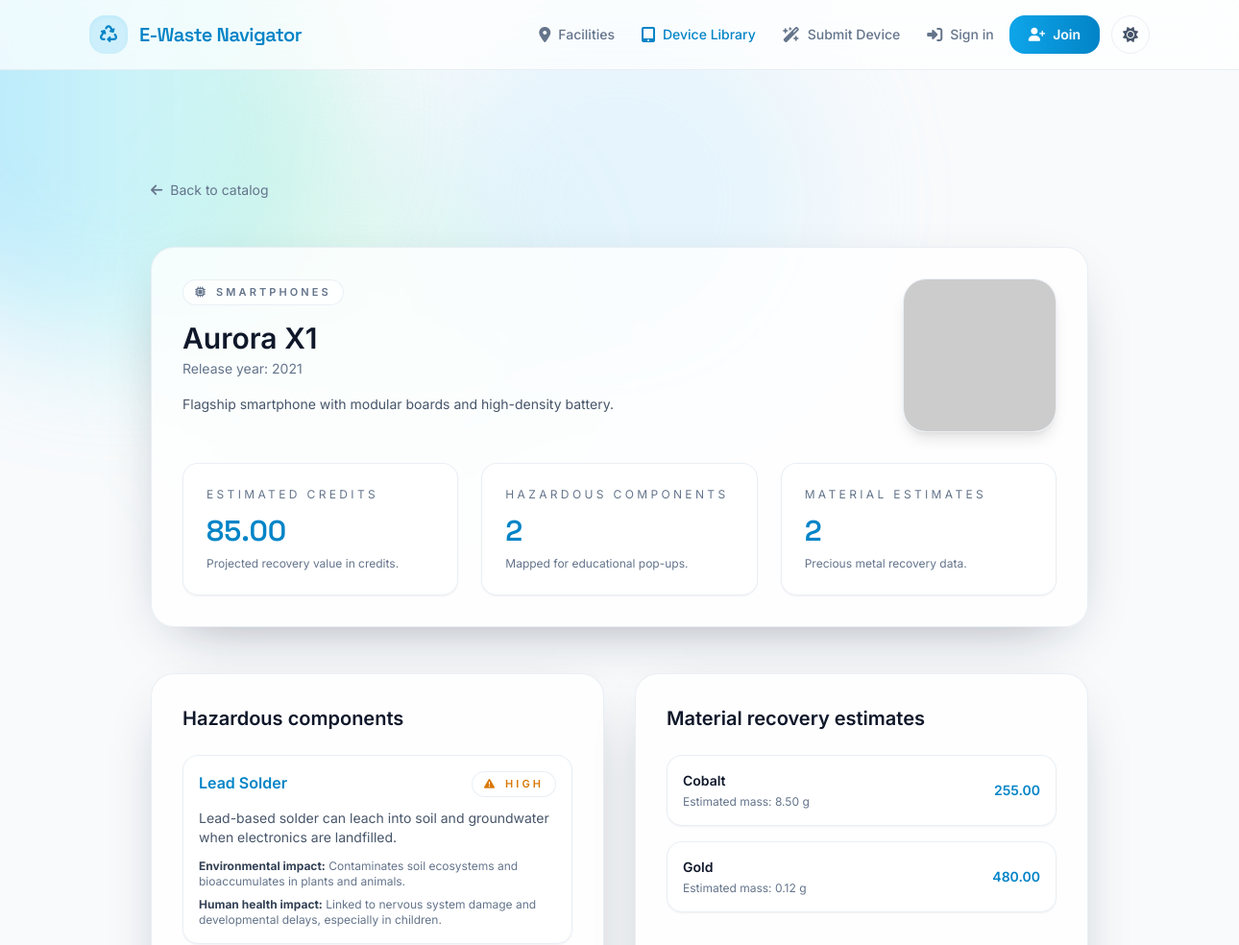
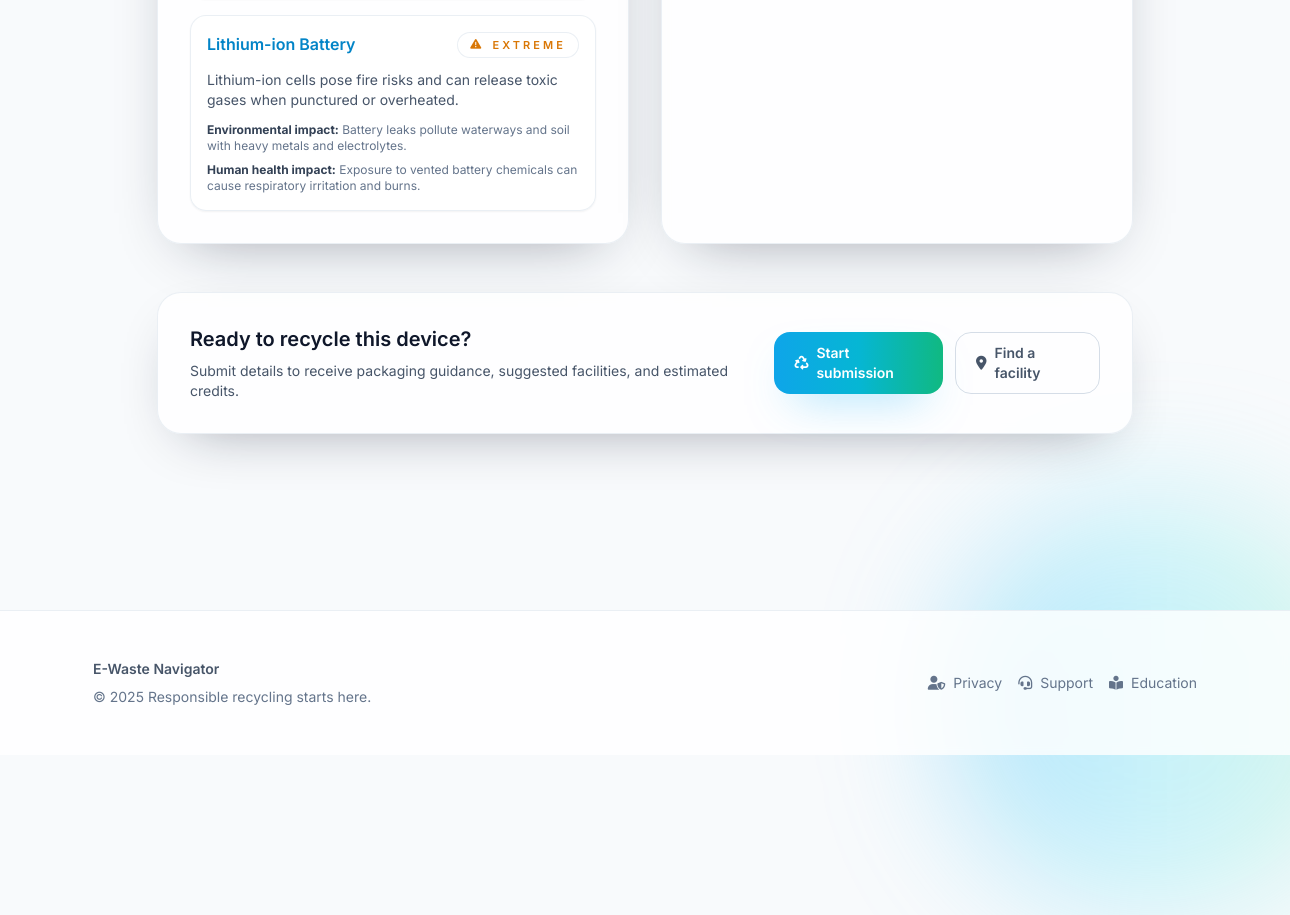
Page /devices/catalog/aurora-x1-smartphone/ on the committed database (2 pictures, top to bottom).
### devices/models.py (models this page shows, shortened)
class DeviceModel(models.Model):
	category = models.ForeignKey(DeviceCategory, related_name="devices", on_delete=models.CASCADE)
	manufacturer = models.CharField(max_length=120)
	model_name = models.CharField(max_length=150)
	slug = models.SlugField(max_length=180, unique=True)
	release_year = models.PositiveIntegerField(null=True, blank=True)
	description = models.TextField(blank=True)
	components = models.ManyToManyField(
		'education.HazardousComponent',
		related_name='device_models',
		blank=True,
	)
	estimated_points = models.DecimalField(max_digits=9, decimal_places=2, default=Decimal("0.00"))
	estimated_recovery_notes = models.TextField(blank=True)
	image_url = models.URLField(blank=True)
	created_at = models.DateTimeField(auto_now_add=True)
	updated_at = models.DateTimeField(auto_now=True)
	class Meta:
		ordering = ["manufacturer", "model_name"]
		unique_together = ("manufacturer", "model_name")
	def __str__(self) -> str:
		return f"{self.manufacturer} {self.model_name}"

class DeviceCategory(models.Model):
	name = models.CharField(max_length=120, unique=True)
	slug = models.SlugField(max_length=130, unique=True)
	description = models.TextField(blank=True)
	icon = models.CharField(max_length=60, blank=True)
	class Meta:
		ordering = ["name"]

class DeviceMaterialEstimate(models.Model):
	device = models.ForeignKey(DeviceModel, related_name="material_estimates", on_delete=models.CASCADE)
	material_name = models.CharField(max_length=100)
	estimated_mass_grams = models.DecimalField(max_digits=10, decimal_places=2)
	estimated_value = models.DecimalField(max_digits=9, decimal_places=2, default=Decimal("0.00"))
	class Meta:
		ordering = ["material_name"]

### education/models.py (models this page shows, shortened)
class HazardousComponent(models.Model):
	LOW = "low"
	MODERATE = "moderate"
	HIGH = "high"
	EXTREME = "extreme"
	HAZARD_LEVEL_CHOICES = [
		(LOW, "Low"),
		(MODERATE, "Moderate"),
		(HIGH, "High"),
		(EXTREME, "Extreme"),
	]
	name = models.CharField(max_length=150)
	slug = models.SlugField(max_length=160, unique=True)
	hazard_level = models.CharField(
		max_length=20,
		choices=HAZARD_LEVEL_CHOICES,
		default=MODERATE,
	)
	overview = models.TextField(help_text="High-level explanation of the component risk.")
	environmental_impact = models.TextField()
	human_health_impact = models.TextField()
	safe_handling_guidance = models.TextField(blank=True)
	last_reviewed = models.DateField(null=True, blank=True)
	created_at = models.DateTimeField(auto_now_add=True)
	updated_at = models.DateTimeField(auto_now=True)
	class Meta:
		ordering = ["name"]

### devices/views.py (the view)
# urls.py: path("catalog/<slug:slug>/", views.DeviceDetailView.as_view(), name="detail"),
class DeviceDetailView(DetailView):
    model = DeviceModel
    template_name = "devices/device_detail.html"
    slug_field = "slug"
    slug_url_kwarg = "slug"
    context_object_name = "device"

### devices/templates/devices/device_detail.html (shortened to what this page needs)
{% extends "base.html" %}
{% block content %}
<section class="page-section">
    <div class="layout-container max-w-5xl space-y-12">
        <a href="{% url 'devices:catalog' %}" class="inline-flex items-center gap-2 text-sm text-slate-500 transition hover:text-sky-600 dark:text-slate-400 dark:hover:text-sky-300">
            <i class="fa-solid fa-arrow-left"></i>
            Back to catalog
        </a>
        <div class="glass-card">
            <header class="flex flex-col gap-6 md:flex-row md:items-start md:justify-between">
                <div>
                    <span class="chip-badge"><i class="fa-solid fa-microchip"></i>{{ device.category.name }}</span>
                    <h1 class="mt-4 text-3xl font-semibold text-slate-900 dark:text-white">{{ device.manufacturer }} {{ device.model_name }}</h1>
                    {% if device.release_year %}
                        <p class="mt-1 text-sm text-slate-500 dark:text-slate-400">Release year: {{ device.release_year }}</p>
                    {% endif %}
                    <p class="mt-4 text-sm text-slate-600 leading-relaxed dark:text-slate-300">{{ device.description|default:"No narrative yet." }}</p>
                </div>
                {% if device.image_url %}
                    <img src="{{ device.image_url }}" alt="{{ device }}" class="h-40 w-40 rounded-3xl border border-slate-200/70 object-cover shadow-lg dark:border-slate-800/60">
                {% endif %}
            </header>
            <dl class="mt-8 grid gap-6 text-sm text-slate-600 md:grid-cols-3 dark:text-slate-300">
                <div class="subtle-card">
                    <dt class="card-meta">Estimated credits</dt>
                    <dd class="mt-3 font-display text-3xl font-semibold text-sky-600 dark:text-sky-200">{{ device.estimated_points }}</dd>
                    <p class="mt-2 text-xs text-slate-500 dark:text-slate-500">Projected recovery value in credits.</p>
                </div>
                <div class="subtle-card">
                    <dt class="card-meta">Hazardous components</dt>
                    <dd class="mt-3 font-display text-3xl font-semibold text-sky-600 dark:text-sky-200">{{ device.components.count }}</dd>
                    <p class="mt-2 text-xs text-slate-500 dark:text-slate-500">Mapped for educational pop-ups.</p>
                </div>
                <div class="subtle-card">
                    <dt class="card-meta">Material estimates</dt>
                    <dd class="mt-3 font-display text-3xl font-semibold text-sky-600 dark:text-sky-200">{{ device.material_estimates.count }}</dd>
                    <p class="mt-2 text-xs text-slate-500 dark:text-slate-500">Precious metal recovery data.</p>
                </div>
            </dl>
        </div>
        <section class="grid gap-8 lg:grid-cols-2">
            <article class="glass-card">
                <h2 class="text-xl font-semibold text-slate-900 dark:text-white">Hazardous components</h2>
                <ul class="mt-6 space-y-4">
                    {% for component in device.components.all %}
                        <li class="rounded-2xl border border-slate-200/70 bg-white/70 p-4 shadow-sm dark:border-slate-800/60 dark:bg-slate-900/60">
                            <div class="flex flex-col gap-3 sm:flex-row sm:items-start sm:justify-between">
                                <span class="text-base font-semibold text-sky-600 dark:text-sky-200">{{ component.name }}</span>
                                <span class="chip-badge text-amber-600 dark:text-amber-200"><i class="fa-solid fa-triangle-exclamation"></i>{{ component.get_hazard_level_display }}</span>
                            </div>
                            <p class="mt-3 text-sm text-slate-600 dark:text-slate-300">{{ component.overview }}</p>
                            <div class="mt-3 grid gap-2 text-xs text-slate-500 dark:text-slate-500">
                                <p><strong class="text-slate-700 dark:text-slate-300">Environmental impact:</strong> {{ component.environmental_impact }}</p>
                                <p><strong class="text-slate-700 dark:text-slate-300">Human health impact:</strong> {{ component.human_health_impact }}</p>
                            </div>
                        </li>
                    {% empty %}
                        <li class="text-sm text-slate-500 dark:text-slate-500">Assign hazardous components to power micro-learning experiences.</li>
                    {% endfor %}
                </ul>
            </article>
            <article class="glass-card">
                <h2 class="text-xl font-semibold text-slate-900 dark:text-white">Material recovery estimates</h2>
                <ul class="mt-6 space-y-4">
                    {% for estimate in device.material_estimates.all %}
                        <li class="flex items-center justify-between rounded-2xl border border-slate-200/70 bg-white/70 p-4 shadow-sm dark:border-slate-800/60 dark:bg-slate-900/60">
                            <div>
                                <p class="text-sm font-semibold text-slate-900 dark:text-white">{{ estimate.material_name }}</p>
                                <p class="mt-1 text-xs text-slate-500 dark:text-slate-500">Estimated mass: {{ estimate.estimated_mass_grams }} g</p>
                            </div>
                            <p class="text-sm font-semibold text-sky-600 dark:text-sky-200">{{ estimate.estimated_value }}</p>
                        </li>
                    {% empty %}
                        <li class="text-sm text-slate-500 dark:text-slate-500">Track grams of precious metals to refine reward predictions.</li>
                    {% endfor %}
                </ul>
            </article>
        </section>
        <section class="glass-card">
            <div class="flex flex-col gap-4 md:flex-row md:items-center md:justify-between">
                <div>
                    <h2 class="text-xl font-semibold text-slate-900 dark:text-white">Ready to recycle this device?</h2>
                    <p class="mt-2 text-sm text-slate-600 dark:text-slate-400">Submit details to receive packaging guidance, suggested facilities, and estimated credits.</p>
                </div>
                <div class="flex flex-col gap-3 sm:flex-row">
                    <a href="{% url 'devices:submit' %}?device={{ device.slug }}" class="primary-btn">
                        <i class="fa-solid fa-recycle"></i>
                        Start submission
                    </a>
                    <a href="{% url 'facilities:facility_list' %}" class="secondary-btn">
                        <i class="fa-solid fa-location-dot"></i>
                        Find a facility
                    </a>
                </div>
            </div>
        </section>
    </div>
</section>
{% endblock %}

### rows in the picture
DeviceModel: category.name "SMARTPHONES", manufacturer "Aurora", model_name "X1", release_year "2021", description "Flagship smartphone with modular boards and high-density battery.", estimated_points "85.00", components.count "2", material_estimates.count "2"
HazardousComponent: name "Lead Solder", hazard_level "HIGH", overview "Lead-based solder can leach into soil and groundwater when electronics are landfilled.", environmental_impact "Contaminates soil ecosystems and bioaccumulates in plants and animals.", human_health_impact "Linked to nervous system damage and developmental delays, especially in children."
HazardousComponent: name "Lithium-ion Battery", hazard_level "EXTREME", overview "Lithium-ion cells pose fire risks and can release toxic gases when punctured or overheated.", environmental_impact "Battery leaks pollute waterways and soil with heavy metals and electrolytes.", human_health_impact "Exposure to vented battery chemicals can cause respiratory irritation and burns."
DeviceMaterialEstimate: material_name "Cobalt", estimated_mass_grams "8.50", estimated_value "255.00"
DeviceMaterialEstimate: material_name "Gold", estimated_mass_grams "0.12", estimated_value "480.00"
